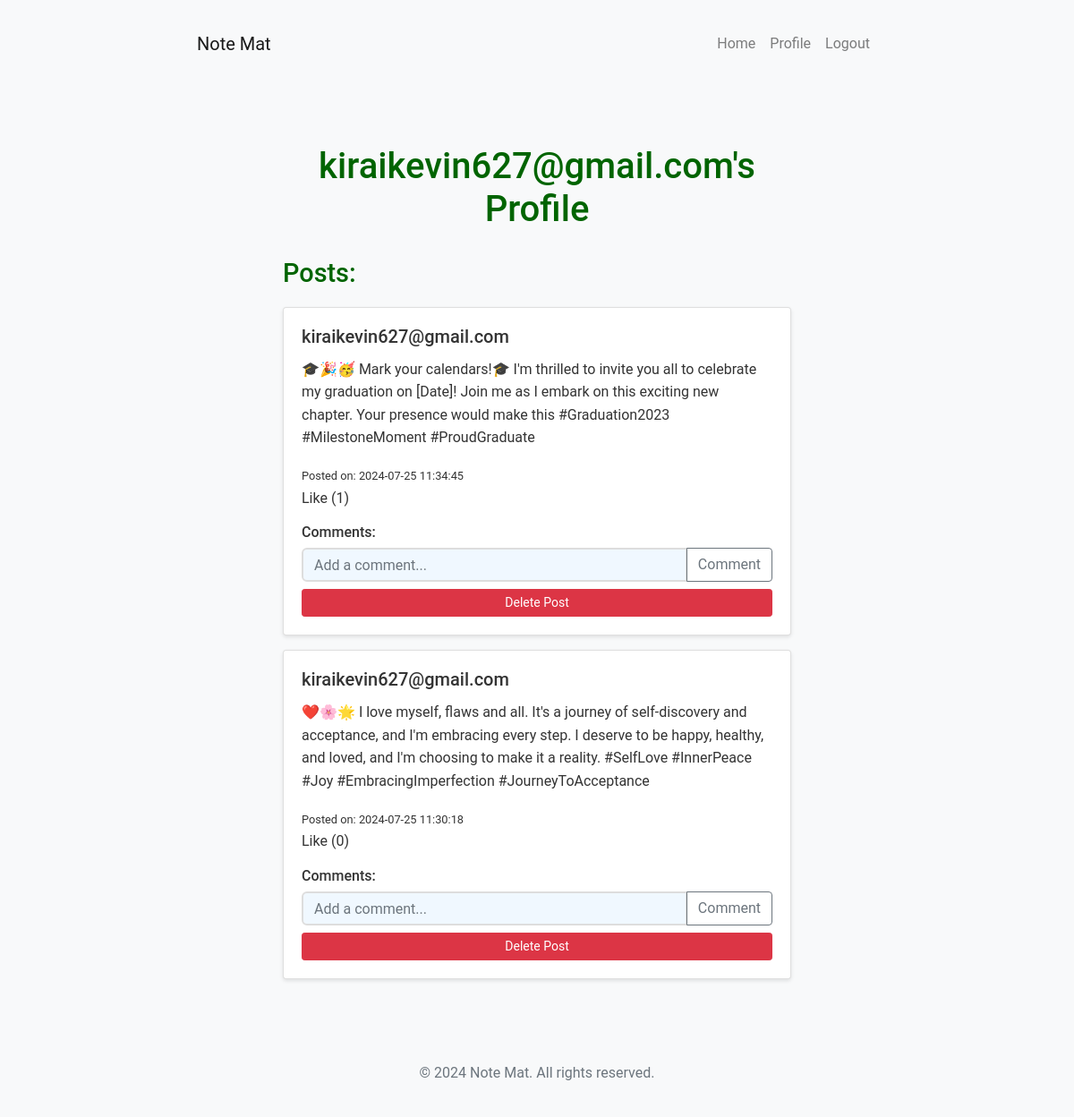
The page /profile/kiraikevin627@gmail.com (signed in) on the database its author committed.
### models.py (models this page shows)
class User(UserMixin, db.Model):
    id = db.Column(db.Integer, primary_key=True)
    username = db.Column(db.String(64), unique=True, nullable=False)
    password = db.Column(db.String(128), nullable=False)
    posts = db.relationship('Post', backref='author', lazy='dynamic')
    comments = db.relationship('Comment', backref='author', lazy='dynamic')
    likes = db.relationship('Like', backref='user', lazy='dynamic')

class Post(db.Model):
    id = db.Column(db.Integer, primary_key=True)
    content = db.Column(db.Text, nullable=False)
    timestamp = db.Column(db.DateTime, index=True, default=datetime.utcnow)
    user_id = db.Column(db.Integer, db.ForeignKey('user.id'))
    comments = db.relationship('Comment', backref='post', lazy='dynamic')
    likes = db.relationship('Like', backref='post', lazy='dynamic')

### app.py (the view)
@app.route('/profile/<username>')
@login_required
def profile(username):
    user = User.query.filter_by(username=username).first_or_404()
    posts = Post.query.filter_by(author=user).order_by(Post.timestamp.desc()).all()
    return render_template('profile.html', user=user, posts=posts)

### app.py (called while the page is built)
@login_manager.user_loader
def load_user(user_id):
    return User.query.get(int(user_id))

### templates/profile.html (shortened to what this page needs)
{% extends "base.html" %}
{% block content %}
<div class="container">
    <h1>{{ user.username }}'s Profile</h1>
    <h2>Posts:</h2>
    {% for post in posts %}
    <div class="card mb-3">
        <div class="card-body">
            <h5 class="card-title">{{ post.author.username }}</h5>
            <p>{{ post.content }}</p>
            <small>Posted on: {{ post.timestamp.strftime('%Y-%m-%d %H:%M:%S') }}</small>
            <p>Like ({{ post.likes.count() }})</p>
            <h6 class="mt-3">Comments:</h6>
            <div class="input-group">
                <input type="text" class="form-control" placeholder="Add a comment...">
                <div class="input-group-append">
                    <button class="btn btn-outline-secondary" type="button">Comment</button>
                </div>
            </div>
            {% if current_user.id == post.author.id %}
            <form action="{{ url_for('delete_post', post_id=post.id) }}" method="POST" class="mt-2 delete-form">
                <button type="submit" class="btn btn-danger btn-sm delete-button" onclick="return confirm('Are you sure you want to delete this post?');">
                    Delete Post
                </button>
            </form>
            {% endif %}
        </div>
    </div>
    {% endfor %}
</div>
{% endblock %}

### static/styles.css (style rules this page uses)
:root { --bg-color: #f0f8ff; --text-color: #333; --header-color: #006400; --section-bg: #ffffff; --button-bg: #4CAF50; --button-hover: #45a049; --input-border: #ddd; --result-bg: #e6e6e6; }
body { font-family: 'Roboto', Arial, sans-serif; line-height: 1.6; margin: 0; padding: 0; background-color: var(--bg-color); color: var(--text-color); transition: background-color 0.3s, color 0.3s; }
.container { width: 80%; max-width: 1200px; margin: auto; overflow: hidden; padding: 20px; }
h1 { color: var(--header-color); text-align: center; font-size: 2.5em; margin-bottom: 30px; }
h2 { color: var(--header-color); font-size: 1.8em; margin-bottom: 20px; }
input[type="text"], input[type="password"], input[type="number"], textarea, select { width: 100%; padding: 12px; margin-bottom: 15px; border: 2px solid var(--input-border); border-radius: 6px; font-size: 16px; transition: border-color 0.3s; background-color: var(--bg-color); color: var(--text-color); }
button { display: block; width: 100%; padding: 12px; background: var(--button-bg); color: white; border: none; border-radius: 6px; font-size: 18px; cursor: pointer; transition: background-color 0.3s; }
body { background-color: #f8f9fa; }
.container { max-width: 800px; }
.card { box-shadow: 0 2px 4px rgba(0,0,0,0.1); }
.btn-danger { background-color: #dc3545; border-color: #dc3545; color: white; }

### rows shown on the page
User: username "kiraikevin627@gmail.com"
Post: author.username "kiraikevin627@gmail.com", content "🎓🎉🥳 Mark your calendars!🎓 I'm thrilled to invite you all to celebrate my graduation on [Date]! Join me as I embark on this exciting new chapter. Your presence would make this #Graduation2023 #MilestoneMoment #ProudGraduate", timestamp "2024-07-25 11:34:45", likes.count "1"
Post: author.username "kiraikevin627@gmail.com", content "❤️🌸🌟 I love myself, flaws and all. It's a journey of self-discovery and acceptance, and I'm embracing every step. I deserve to be happy, healthy, and loved, and I'm choosing to make it a reality. #SelfLove #InnerPeace #Joy #EmbracingImperfection #JourneyToAcceptance", timestamp "2024-07-25 11:30:18", likes.count "0"
